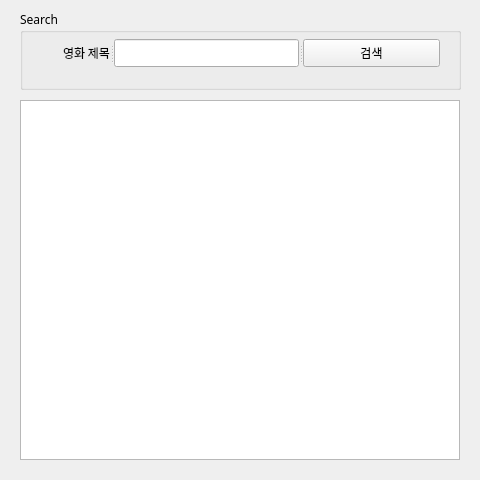
<?xml version="1.0" encoding="UTF-8"?>
<ui version="4.0">
 <class>Form</class>
 <widget class="QWidget" name="Form">
  <property name="geometry">
   <rect>
    <x>0</x>
    <y>0</y>
    <width>480</width>
    <height>480</height>
   </rect>
  </property>
  <property name="sizePolicy">
   <sizepolicy hsizetype="Fixed" vsizetype="Fixed">
    <horstretch>0</horstretch>
    <verstretch>0</verstretch>
   </sizepolicy>
  </property>
  <property name="font">
   <font>
    <family>나눔스퀘어</family>
   </font>
  </property>
  <property name="windowTitle">
   <string>네이버영화 검색</string>
  </property>
  <property name="windowIcon">
   <iconset>
    <normaloff>naver_icon.png</normaloff>naver_icon.png</iconset>
  </property>
  <widget class="QGroupBox" name="groupBox">
   <property name="geometry">
    <rect>
     <x>20</x>
     <y>10</y>
     <width>441</width>
     <height>80</height>
    </rect>
   </property>
   <property name="title">
    <string>Search</string>
   </property>
   <widget class="QSplitter" name="splitter">
    <property name="geometry">
     <rect>
      <x>10</x>
      <y>29</y>
      <width>410</width>
      <height>28</height>
     </rect>
    </property>
    <property name="orientation">
     <enum>Qt::Horizontal</enum>
    </property>
    <widget class="QLabel" name="label">
     <property name="text">
      <string>영화 제목</string>
     </property>
     <property name="alignment">
      <set>Qt::AlignRight|Qt::AlignTrailing|Qt::AlignVCenter</set>
     </property>
    </widget>
    <widget class="QLineEdit" name="txtSearch"/>
    <widget class="QPushButton" name="btnSearch">
     <property name="text">
      <string>검색</string>
     </property>
    </widget>
   </widget>
  </widget>
  <widget class="QTableWidget" name="tblResult">
   <property name="geometry">
    <rect>
     <x>20</x>
     <y>100</y>
     <width>440</width>
     <height>360</height>
    </rect>
   </property>
   <property name="selectionMode">
    <enum>QAbstractItemView::SingleSelection</enum>
   </property>
  </widget>
 </widget>
 <resources/>
 <connections/>
</ui>
